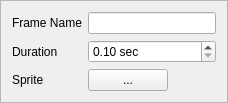
<?xml version="1.0" encoding="UTF-8"?>
<ui version="4.0">
 <class>FrameDetailsEditor</class>
 <widget class="QFrame" name="FrameDetailsEditor">
  <property name="geometry">
   <rect>
    <x>0</x>
    <y>0</y>
    <width>228</width>
    <height>102</height>
   </rect>
  </property>
  <property name="windowTitle">
   <string>Frame</string>
  </property>
  <property name="frameShape">
   <enum>QFrame::StyledPanel</enum>
  </property>
  <property name="frameShadow">
   <enum>QFrame::Raised</enum>
  </property>
  <layout class="QGridLayout" name="gridLayout">
   <item row="1" column="0">
    <widget class="QLabel" name="durationLabel">
     <property name="text">
      <string>Duration</string>
     </property>
    </widget>
   </item>
   <item row="0" column="0">
    <widget class="QLabel" name="nameLabel">
     <property name="text">
      <string>Frame Name</string>
     </property>
    </widget>
   </item>
   <item row="2" column="0">
    <widget class="QLabel" name="spriteLabel">
     <property name="text">
      <string>Sprite</string>
     </property>
    </widget>
   </item>
   <item row="2" column="1">
    <widget class="QPushButton" name="spriteSelectButton">
     <property name="text">
      <string>...</string>
     </property>
    </widget>
   </item>
   <item row="2" column="2" colspan="3">
    <widget class="QLabel" name="spriteFileLabel">
     <property name="text">
      <string/>
     </property>
    </widget>
   </item>
   <item row="0" column="1" colspan="4">
    <widget class="QLineEdit" name="nameEdit"/>
   </item>
   <item row="1" column="1" colspan="4">
    <widget class="QDoubleSpinBox" name="durationEdit">
     <property name="buttonSymbols">
      <enum>QAbstractSpinBox::UpDownArrows</enum>
     </property>
     <property name="suffix">
      <string> sec</string>
     </property>
     <property name="minimum">
      <double>0.100000000000000</double>
     </property>
     <property name="maximum">
      <double>60.000000000000000</double>
     </property>
     <property name="singleStep">
      <double>0.100000000000000</double>
     </property>
    </widget>
   </item>
  </layout>
 </widget>
 <resources/>
 <connections/>
</ui>
